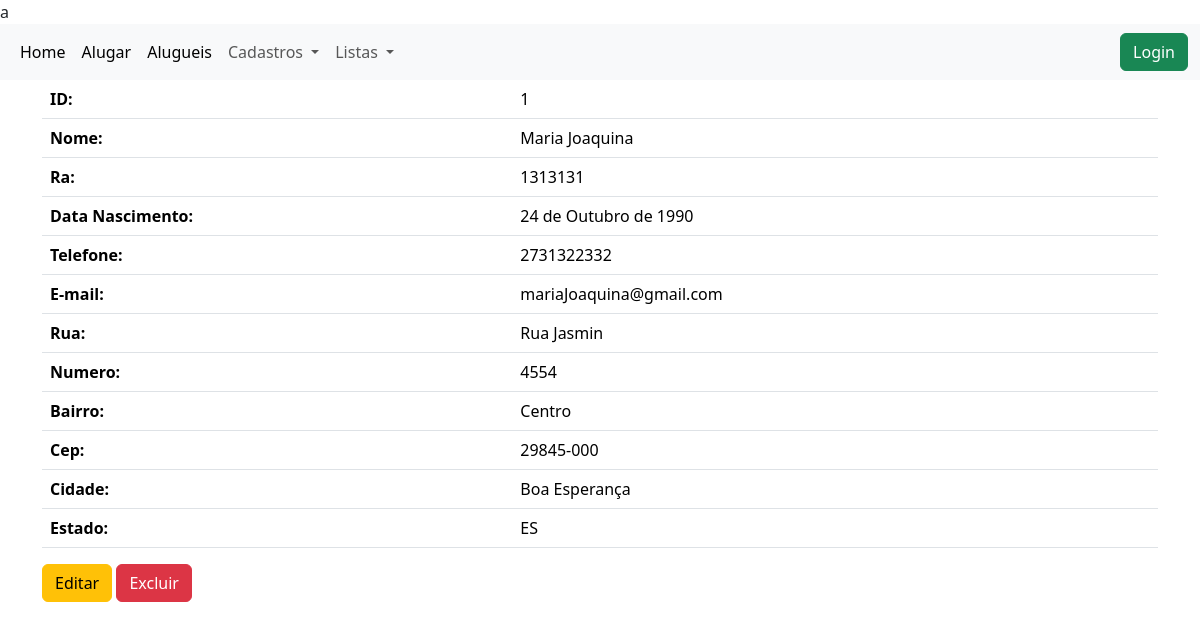
Page /alunos/view_student/1/ on the committed database.
### alunos/models.py (models this page shows, shortened)
class Aluno(models.Model):
    nome = models.CharField(max_length=50, null=False, blank=False)
    ra = models.CharField(max_length=20, null=False, blank=True)
    data_nascimento = models.DateField()
    telefone = models.CharField(max_length=20, null=False, blank=False)
    email = models.EmailField(max_length=100, null=True, blank=True)
    endereco = models.OneToOneField(Endereco, on_delete=models.SET_NULL, null=True)

class Endereco(models.Model):
    ESTADOS_CHOICES = [
        ['AC', 'Acre'],
        ['AL', 'Alagoas'],
        ['AP', 'Amapá'],
        ['AM', 'Amazonas'],
        ['BA', 'Bahia'],
        ['CE', 'Ceará'],
        ['ES', 'Espírito Santo'],
        ['GO', 'Goiás'],
        ['MA', 'Maranhão'],
        ['MT', 'Mato Grosso'],
        ['MS', 'Mato Grosso do Sul'],
        ['MG', 'Minas Gerais'],
        ['PA', 'Pará'],
        ['PB', 'Paraíba'],
        ['PR', 'Paraná'],
        ['PE', 'Pernambuco'],
        ['PI', 'Piauí'],
        ['RJ', 'Rio de Janeiro'],
        ['RN', 'Rio Grande do Norte'],
        ['RS', 'Rio Grande do Sul'],
        ['RO', 'Rondônia'],
        ['RR', 'Roraima'],
        ['SC', 'Santa Catarina'],
        ['SP', 'São Paulo'],
        ['SE', 'Sergipe'],
        ['TO', 'Tocantins'],
        ['DF', 'Distrito Federal'],
    ]
    rua = models.CharField(max_length=50, null=False, blank=False)
    numero = models.CharField(max_length=10, null=False, blank=False)
    bairro = models.CharField(max_length=50, null=False, blank=False)
    cep = models.CharField(max_length=10, null=False, blank=False)
    cidade = models.CharField(max_length=30, null=False, blank=False)
    estado = models.CharField(max_length=20, choices=ESTADOS_CHOICES, null=False, blank=False)

### alunos/views.py (the view)
# urls.py: path('view_student/<int:aluno_id>/', view_student, name='view_student')
def view_student(request, aluno_id):
    aluno = get_object_or_404(Aluno, pk=aluno_id)
    return render(request, 'alunos/views_student.html',{'aluno': aluno})

### alunos/templates/alunos/views_student.html (shortened to what this page needs)
a{% extends 'base.html' %}
{% block content %}
<div class="container">
    <table class="table table-striped">
  <thead>
    <tr>
      <th scope="col">ID:</th>
      <td>{{aluno.id}}</td>
    </tr>
    <tr>
      <th scope="col">Nome:</th>
      <td>{{aluno.nome}}</td>
    </tr>
    <tr>
      <th scope="col">Ra:</th>
      <td>{{aluno.ra}}</td>
    </tr>
    <tr>
      <th scope="col">Data Nascimento:</th>
      <td>{{aluno.data_nascimento}}</td>
    </tr>
    <tr>
      <th scope="col">Telefone:</th>
      <td>{{aluno.telefone}}</td>
    </tr>
    <tr>
      <th scope="col">E-mail:</th>
      <td>{{aluno.email}}</td>
    </tr>
    <tr>
      <th scope="col">Rua:</th>
      <td>{{aluno.endereco.rua}}</td>
    </tr>
    <tr>
      <th scope="col">Numero:</th>
      <td>{{aluno.endereco.numero}}</td>
    </tr>
    <tr>
      <th scope="col">Bairro:</th>
      <td>{{aluno.endereco.bairro}}</td>
    </tr>
    <tr>
      <th scope="col">Cep:</th>
      <td>{{aluno.endereco.cep}}</td>
    </tr>
    <tr>
      <th scope="col">Cidade:</th>
      <td>{{aluno.endereco.cidade}}</td>
    </tr>
    <tr>
      <th scope="col">Estado:</th>
      <td>{{aluno.endereco.estado}}</td>
    </tr>
  </thead>
</table>
    <div>
        <a class="btn btn-warning" href="">Editar</a>
        <a class="btn btn-danger" href="">Excluir</a>
    </div>
</div>
{% endblock %}

### rows in the picture
Aluno: id "1", nome "Maria Joaquina", ra "1313131", data_nascimento "24 de Outubro de 1990", telefone "2731322332", email "mariaJoaquina@gmail.com", endereco.rua "Rua Jasmin", endereco.numero "4554", endereco.bairro "Centro", endereco.cep "29845-000", endereco.cidade "Boa Esperança", endereco.estado "ES"
